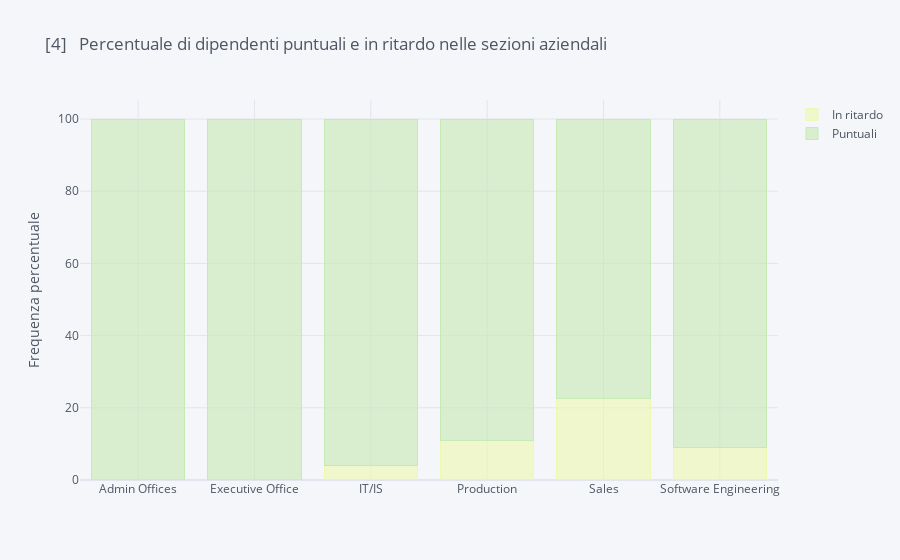

Notebook cell for this chart:
### Markdown cell above
Dalla heatmap [3] abbiamo riscontrato una netta correlazione negativa tra la performance del dipendente ed il numero di ritardi sul posto di lavoro. Di seguito verifichiamo se la distribuzione dei ritardi nei dipartimenti sia correlata alla distribuzione della performance già vista nel grafico [2]:

### Code cell
f = pd.crosstab(df["Department"], df["LateOrPunctual"], normalize = "index")*100 
f.columns=["In ritardo", "Puntuali"]
ax = f.iplot(kind="bar", barmode="stack", title="[4]   Percentuale di dipendenti puntuali e in ritardo nelle sezioni aziendali", 
            yTitle="Frequenza percentuale", color=colors)

### Figure 1 — Plotly figure (JSON) as saved in the notebook; plotly's stock layout.template omitted (floating-point values rounded to 4 significant figures)
{"data": [{"marker": {"color": "rgba(237, 248, 177, 0.6)", "line": {"color": "rgba(237, 248, 177, 1.0)", "width": 1}}, "name": "In ritardo", "orientation": "v", "text": "", "type": "bar", "x": ["Admin Offices", "Executive Office", "IT/IS", "Production", "Sales", "Software Engineering"], "y": [0, 0, 4, 11.0, 22.58, 9.091]}, {"marker": {"color": "rgba(199, 233, 180, 0.6)", "line": {"color": "rgba(199, 233, 180, 1.0)", "width": 1}}, "name": "Puntuali", "orientation": "v", "text": "", "type": "bar", "x": ["Admin Offices", "Executive Office", "IT/IS", "Production", "Sales", "Software Engineering"], "y": [100, 100, 96, 89.0, 77.42, 90.91]}], "layout": {"barmode": "stack", "legend": {"bgcolor": "#F5F6F9", "font": {"color": "#4D5663"}, "traceorder": "normal"}, "paper_bgcolor": "#F5F6F9", "plot_bgcolor": "#F5F6F9", "title": {"font": {"color": "#4D5663"}, "text": "[4]   Percentuale di dipendenti puntuali e in ritardo nelle sezioni aziendali"}, "xaxis": {"gridcolor": "#E1E5ED", "showgrid": true, "tickfont": {"color": "#4D5663"}, "title": {"font": {"color": "#4D5663"}, "text": ""}, "zerolinecolor": "#E1E5ED"}, "yaxis": {"gridcolor": "#E1E5ED", "showgrid": true, "tickfont": {"color": "#4D5663"}, "title": {"font": {"color": "#4D5663"}, "text": "Frequenza percentuale"}, "zerolinecolor": "#E1E5ED"}}}
